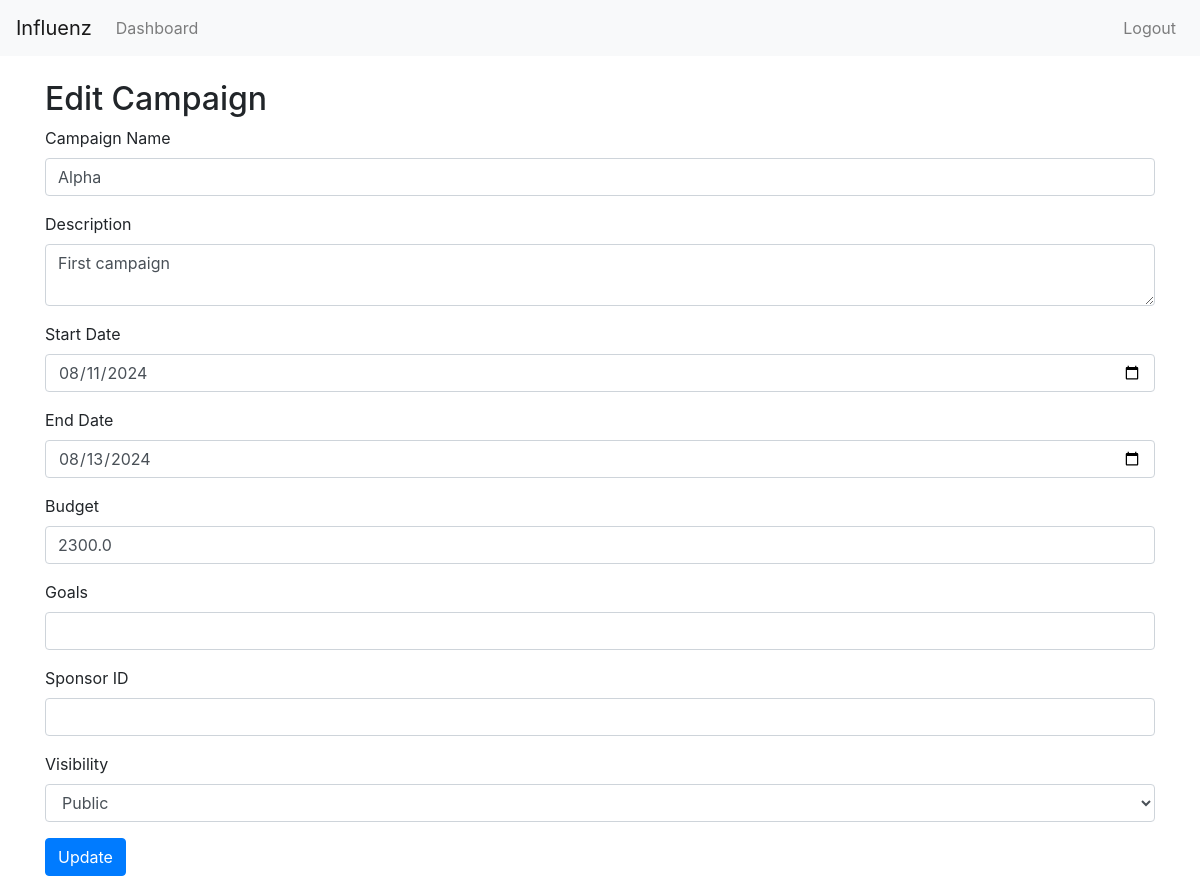
/edit_campaign/1 (signed in), run on the app's committed database.
### models.py (models this page shows)
class Campaign(db.Model):
    __tablename__ = 'campaign'
    id = db.Column(db.Integer, primary_key=True)
    name = db.Column(db.String(150), nullable=False)
    description = db.Column(db.Text, nullable=False)
    start_date = db.Column(db.Date, nullable=False)
    end_date = db.Column(db.Date, nullable=False)
    budget = db.Column(db.Float, nullable=False)
    visibility = db.Column(db.String(50), nullable=False) # 'public', 'private'
    goals = db.Column(db.Text, nullable=False)
    sponsor_id = db.Column(db.Integer, db.ForeignKey('sponsor.id'), nullable=False)
    ad_requests = db.relationship('AdRequest', backref='campaign', lazy=True)

### routes.py (the view, shortened to what this page needs)
@app.route('/edit_campaign/<int:campaign_id>', methods=['GET', 'POST'])
@auth_required
def edit_campaign(campaign_id):
    campaign = Campaign.query.get_or_404(campaign_id)
    if campaign.sponsor_id != session['user_id']:
        flash('You are not authorized to edit this campaign.', 'danger')
        return redirect(url_for('sponsor_dashboard'))
    return render_template('edit_campaign.html', campaign=campaign)

### routes.py (called while the page is built)
def auth_required(func):
    @wraps(func)
    def inner(*args,**kwargs):
        if 'user_id' not in session:
            flash('You need to login first')
            return redirect(url_for('login'))
        return func(*args,**kwargs)
    return inner

### templates/edit_campaign.html (shortened to what this page needs)
{% extends "layout.html" %}
{% block content %}
<h2>Edit Campaign</h2>
<form method="POST" action="/edit_campaign/{{ campaign.id }}">
    <div class="form-group">
        <label for="name">Campaign Name</label>
        <input type="text" class="form-control" id="name" name="name" value="{{ campaign.name }}" required>
    </div>
    <div class="form-group">
        <label for="description">Description</label>
        <textarea class="form-control" id="description" name="description" required>{{ campaign.description }}</textarea>
    </div>
    <div class="form-group">
        <label for="start_date">Start Date</label>
        <input type="date" class="form-control" id="start_date" name="start_date" value="{{ campaign.start_date }}" required>
    </div>
    <div class="form-group">
        <label for="end_date">End Date</label>
        <input type="date" class="form-control" id="end_date" name="end_date" value="{{ campaign.end_date }}" required>
    </div>
    <div class="form-group">
        <label for="budget">Budget</label>
        <input type="number" class="form-control" id="budget" name="budget" value="{{ campaign.budget }}" step="0.01" required>
    </div>
    <div class="form-group">
        <label for="budget">Goals</label>
        <input type="number" class="form-control" id="goals" name="goals" step="0.01" required>
    </div>
    <div class="form-group">
        <label for="budget">Sponsor ID</label>
        <input type="number" class="form-control" id="sponsor_id" name="sponsor_id" step="0.01" required>
    </div>
    <div class="form-group">
        <label for="visibility">Visibility</label>
        <select class="form-control" id="visibility" name="visibility" required>
            <option value="public" {% if campaign.visibility == 'public' %}selected{% endif %}>Public</option>
        </select>
    </div>
    <button type="submit" class="btn btn-primary">Update</button>
</form>
{% endblock %}

### data on the page
Campaign: name "Alpha", description "First campaign", start_date "08/11/2024", end_date "08/13/2024", budget "2300.0", visibility "Public"
